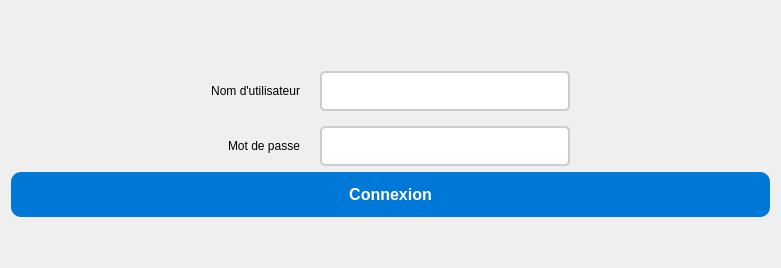
     <widget class="QWidget" name="page_login">
      <layout class="QVBoxLayout" name="verticalLayout_login">
       <item>
        <spacer name="verticalSpacer_login_top">
         <property name="orientation">
          <enum>Qt::Orientation::Vertical</enum>
         </property>
         <property name="sizeHint" stdset="0">
          <size>
           <width>20</width>
           <height>40</height>
          </size>
         </property>
        </spacer>
       </item>
       <item>
        <widget class="QLabel" name="lblLogo_login">
         <property name="text">
          <string/>
         </property>
         <property name="pixmap">
          <pixmap resource="ressources.qrc">:/logo.png</pixmap>
         </property>
         <property name="alignment">
          <set>Qt::AlignmentFlag::AlignCenter</set>
         </property>
        </widget>
       </item>
       <item>
        <layout class="QGridLayout" name="gridLayout_login_form">
         <property name="leftMargin">
          <number>200</number>
         </property>
         <property name="rightMargin">
          <number>200</number>
         </property>
         <property name="horizontalSpacing">
          <number>20</number>
         </property>
         <property name="verticalSpacing">
          <number>15</number>
         </property>
         <item row="0" column="0">
          <widget class="QLabel" name="label_username_login">
           <property name="text">
            <string>Nom d'utilisateur</string>
           </property>
           <property name="alignment">
            <set>Qt::AlignmentFlag::AlignRight|Qt::AlignmentFlag::AlignTrailing|Qt::AlignmentFlag::AlignVCenter</set>
           </property>
          </widget>
         </item>
         <item row="0" column="1">
          <widget class="QLineEdit" name="txtUsername_login">
           <property name="minimumSize">
            <size>
             <width>250</width>
             <height>40</height>
            </size>
           </property>
           <property name="styleSheet">
            <string notr="true">border: 2px solid #ccc; border-radius: 5px; padding: 5px;</string>
           </property>
          </widget>
         </item>
         <item row="1" column="0">
          <widget class="QLabel" name="label_password_login">
           <property name="text">
            <string>Mot de passe</string>
           </property>
           <property name="alignment">
            <set>Qt::AlignmentFlag::AlignRight|Qt::AlignmentFlag::AlignTrailing|Qt::AlignmentFlag::AlignVCenter</set>
           </property>
          </widget>
         </item>
         <item row="1" column="1">
          <widget class="QLineEdit" name="txtPassword_login">
           <property name="minimumSize">
            <size>
             <width>250</width>
             <height>40</height>
            </size>
           </property>
           <property name="styleSheet">
            <string notr="true">border: 2px solid #ccc; border-radius: 5px; padding: 5px;</string>
           </property>
           <property name="echoMode">
            <enum>QLineEdit::EchoMode::Password</enum>
           </property>
          </widget>
         </item>
        </layout>
       </item>
       <item>
        <widget class="QPushButton" name="btnLogin_main">
         <property name="minimumSize">
          <size>
           <width>150</width>
           <height>45</height>
          </size>
         </property>
         <property name="cursor">
          <cursorShape>PointingHandCursor</cursorShape>
         </property>
         <property name="styleSheet">
          <string notr="true">background-color: #0078D7; color: white; border-radius: 10px; font-size: 16px; font-weight: bold;</string>
         </property>
         <property name="text">
          <string>Connexion</string>
         </property>
        </widget>
       </item>
       <item>
        <spacer name="verticalSpacer_login_bottom">
         <property name="orientation">
          <enum>Qt::Orientation::Vertical</enum>
         </property>
         <property name="sizeHint" stdset="0">
          <size>
           <width>20</width>
           <height>40</height>
          </size>
         </property>
        </spacer>
       </item>
      </layout>
     </widget>
